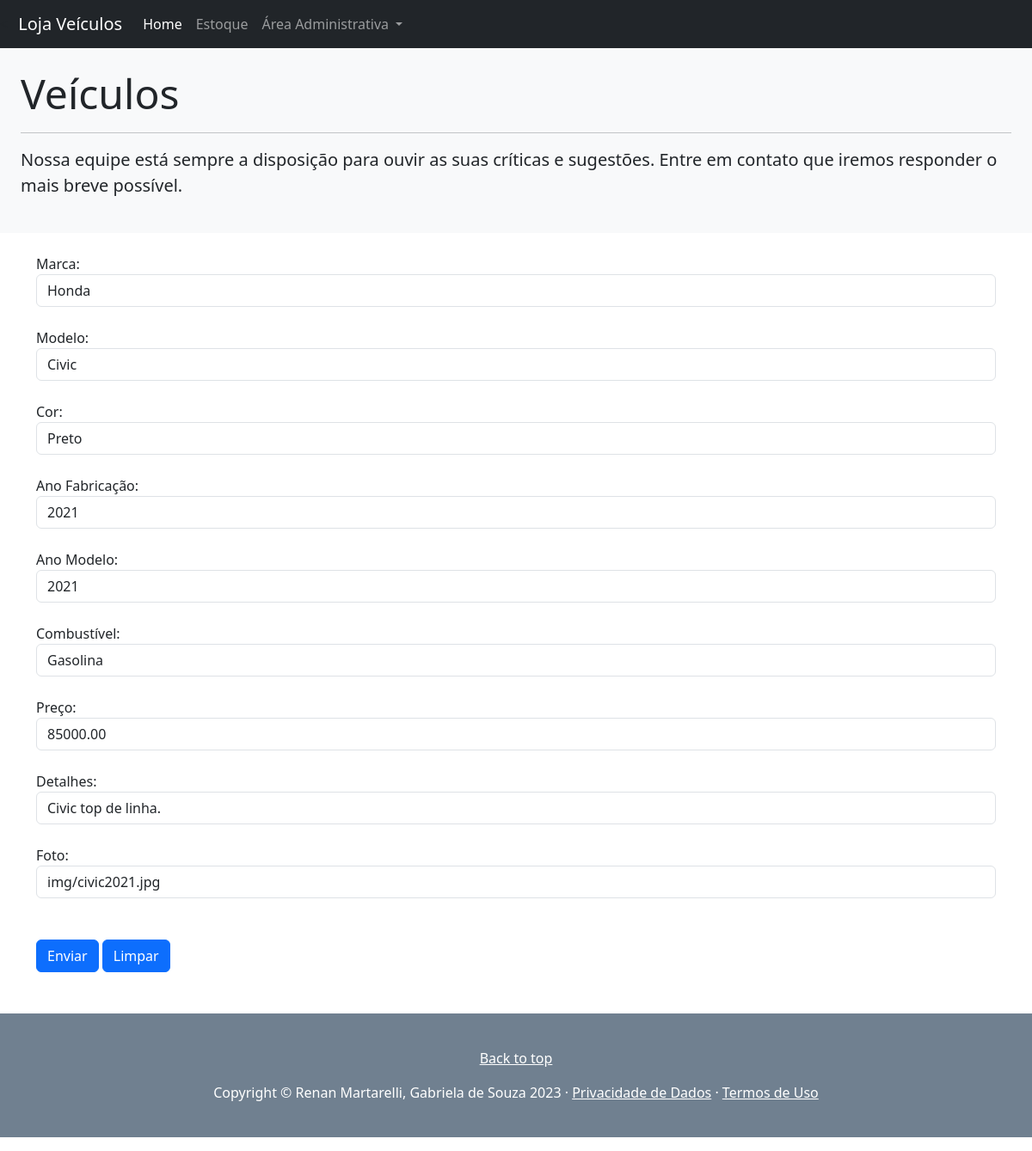
The page /veiculo-update.php?id=2 on the database its author committed.
### tables this page shows
CREATE TABLE veiculos (
    id INT AUTO_INCREMENT PRIMARY KEY,
    marca VARCHAR(255) NOT NULL,
    modelo VARCHAR(255) NOT NULL,
    cor VARCHAR(50) NOT NULL,
    anoFabricacao INT NOT NULL,
    anoModelo INT NOT NULL,
    combustivel VARCHAR(50) NOT NULL,
    preco DECIMAL(10, 2) NOT NULL,
    detalhes TEXT,
    foto VARCHAR(255)
);

### veiculo.php (called while the page is built, shortened)
<?php
class Veiculo {
    private $marca;
    private $modelo;
    private $cor;
    private $anoFabricacao;
    private $anoModelo;
    private $combustivel;
    private $preco;
    private $detalhes;
    private $foto;
    public function getMarca() {
        return $this->marca;
    }
    public function getModelo() {
        return $this->modelo;
    }
    public function getCor() {
        return $this->cor;
    }
    public function getAnoFabricacao() {
        return $this->anoFabricacao;
    }
    public function getAnoModelo() {
        return $this->anoModelo;
    }
    public function getCombustivel() {
        return $this->combustivel;
    }
    public function getPreco() {
        return $this->preco;
    }
    public function getDetalhes() {
        return $this->detalhes;
    }
    public function getFoto() {
        return $this->foto;
    }
    public function setMarca($marca) {
        $this->marca = $marca;
    }
    public function setModelo($modelo) {
        $this->modelo = $modelo;
    }
    public function setCor($cor) {
        $this->cor = $cor;
    }
    public function setAnoFabricacao($anoFabricacao) {
        $this->anoFabricacao = $anoFabricacao;
    }
    public function setAnoModelo($anoModelo) {
        $this->anoModelo = $anoModelo;
    }
    public function setCombustivel($combustivel) {
        $this->combustivel = $combustivel;
    }
    public function setPreco($preco) {
        $this->preco = $preco;
    }
    public function setDetalhes($detalhes) {
        $this->detalhes = $detalhes;
    }
    public function setFoto($foto) {
        $this->foto = $foto;
    }
    public static function listarVeiculoPorId($id) {
        require 'connection.php';
        $query = "SELECT * FROM veiculos WHERE id = :id";
        $stmt = $conn->prepare($query);
        $stmt->bindParam(':id', $id, PDO::PARAM_INT);
        $stmt->execute();
        $row = $stmt->fetch(PDO::FETCH_ASSOC);
        if ($row) {
            return new Veiculo(
                $row['id'],
                $row['marca'],
                $row['modelo'],
                $row['cor'],
                $row['anoFabricacao'],
                $row['anoModelo'],
                $row['combustivel'],
                $row['preco'],
                $row['detalhes'],
                $row['foto']
            );
        }
        return null;
    }
}

### veiculo-update.php (the view, shortened to what this page needs)
<?php
require_once 'header_inc.php';
require_once 'connection.php';
require_once 'veiculo.php';
$id = $_GET['id'];
$veiculos = Veiculo::listarVeiculoPorId($id);
$marca = $veiculos->getMarca();
$modelo = $veiculos->getModelo();
$cor = $veiculos->getCor();
$anoFabricacao = $veiculos->getAnoFabricacao();
$anoModelo = $veiculos->getAnoModelo();
$combustivel = $veiculos->getCombustivel();
$preco = $veiculos->getPreco();
$detalhes = $veiculos->getDetalhes();
$foto = $veiculos->getFoto();
?>
<div class="p-4 mb-4 bg-light">
  <h1 class="display-5">Veículos</h1>
  <hr class="my-3">
  <p class="lead">Nossa equipe está sempre a disposição para ouvir as suas críticas e sugestões. Entre em contato que iremos responder o mais breve possível.</p>
</div>
<div class="container">
  <form method="POST">
    <div class="form-group">
      <label for="marca">Marca:</label>
      <input type="text" class="form-control" id="marca" name="marca" value="<?= $marca; ?>" required>
    </div>
    <br />
    <div class="form-group">
      <label for="modelo">Modelo:</label>
      <input type="text" class="form-control" id="modelo" name="modelo" value="<?= $modelo; ?>">
    </div>
    <br />
    <div class="form-group">
      <label for="cor">Cor:</label>
      <input type="text" class="form-control" id="cor" name="cor" value="<?= $cor; ?>">
    </div>
    <br />
    <div class="form-group">
      <label for="anoFabricacao">Ano Fabricação:</label>
      <input type="text" class="form-control" id="anoFabricacao" name="anoFabricacao" value="<?= $anoFabricacao; ?>">
    </div>
    <br />
    <div class="form-group">
      <label for="anoModelo">Ano Modelo:</label>
      <input type="text" class="form-control" id="anoModelo" name="anoModelo" value="<?= $anoModelo; ?>">
    </div>
    <br />
    <div class="form-group">
      <label for="combustivel">Combustível:</label>
      <input type="text" class="form-control" id="combustivel" name="combustivel" value="<?= $combustivel; ?>">
    </div>
    <br />
    <div class="form-group">
      <label for="preco">Preço:</label>
      <input type="text" class="form-control" id="preco" name="preco" value="<?= $preco; ?>">
    </div>
    <br />
    <div class="form-group">
      <label for="detalhes">Detalhes:</label>
      <input type="text" class="form-control" id="detalhes" name="detalhes" value="<?= $detalhes; ?>">
    </div>
    <br />
    <div class="form-group">
      <label for="foto">Foto:</label>
      <input type="text" class="form-control" id="foto" name="foto" value="<?= $foto; ?>">
    </div>
    <br />
    <br />
    <button type="submit" class="btn btn-primary mb-2" name="enviar">Enviar</button>
    <a href="veiculo-list.php"><button type="button" class="btn btn-primary mb-2" name="limpar">Limpar</button></a>
  </form>
</div>
<?php require_once "footer_inc.php"; ?>

### rows shown on the page
veiculos: marca "Honda", modelo "Civic", cor "Preto", anoFabricacao "2021", anoModelo "2021", combustivel "Gasolina", preco "85000.00", detalhes "Civic top de linha.", foto "img/civic2021.jpg"
